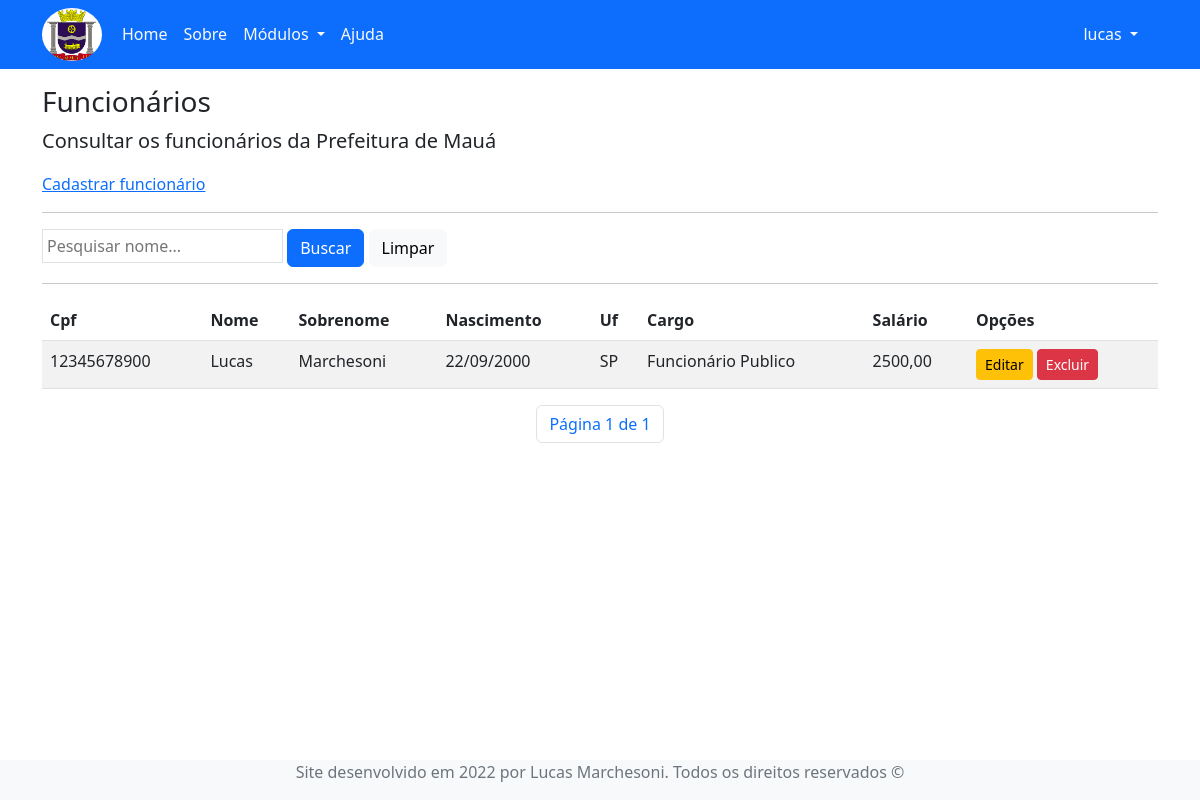
/mercurius/employers/ (signed in), run on the app's committed database.
### pages/models.py (models this page shows, shortened)
class Employer(models.Model):
  cpf = models.CharField(max_length=11)
  nome = models.CharField(max_length=255)
  sobrenome = models.CharField(max_length=255)
  data_nascimento = models.DateField(default=datetime.today)
  uf = models.CharField(choices=UF, max_length=255)
  cargo = models.CharField(choices=EMPLOYER_ROLE, max_length=255)
  salario = models.DecimalField(max_digits=10, decimal_places=2)

### pages/views.py (the view)
# urls.py: path('employers/', EmployersList.as_view(), name='employers'),
class EmployersList(LoginRequiredMixin, ListView):
  login_url = reverse_lazy('login')
  model = Employer
  template_name = 'pages/employers.html'
  paginate_by = 10
  def get_queryset(self):
    txt_name = self.request.GET.get('nome')
    if txt_name:
      employers = Employer.objects.filter(nome__icontains=txt_name)
    else:
      employers = Employer.objects.all()
    return employers

### pages/templates/pages/employers.html (shortened to what this page needs)
{% extends 'pages/model.html' %}
{% load static %}
{% block content %}
  <h3>Funcionários</h3>
  <p class="lead">Consultar os funcionários da Prefeitura de Mauá</p>
  <a href="{% url 'create-employer' %}">Cadastrar funcionário</a>
  <hr>
  <form action="" method="GET">
    <input type="text" name="nome" id="" value="{{ request.GET.nome }}" class="p-1 border" autocomplete="off" placeholder="Pesquisar nome...">
    <button class="btn btn-primary" type="submit">Buscar</button>
    <a class="btn btn-light" href="{% url 'employers' %}">Limpar</a>
  </form>
  <hr>
  <table class="table table-striped">
    <thead>
      <tr>
        <th>Cpf</th>
        <th>Nome</th>
        <th>Sobrenome</th>
        <th>Nascimento</th>
        <th>Uf</th>
        <th>Cargo</th>
        <th>Salário</th>
        <th>Opções</th>
      </tr>
    </thead>
    <tbody>
      {% for field in object_list %}
        <tr>
          <td>{{field.cpf}}</td>
          <td>{{field.nome}}</td>
          <td>{{field.sobrenome}}</td>
          <td>{{field.data_nascimento|date:"d/m/Y"}}</td>
          <td>{{field.uf}}</td>
          <td>{{field.cargo}}</td>
          <td>{{field.salario}}</td>
          <td>
            <a class="btn btn-warning btn-sm" href="{% url 'update-employer' field.pk %}">Editar</a>
            <a class="btn btn-danger btn-sm" href="{% url 'delete-employer' field.pk %}">Excluir</a>
          </td>
        </tr>
        {% empty%}
        <tr>
          <td colspan="3">Nenhum campo registrado</td>
        </tr>
      {% endfor %}
    </tbody>
  </table>
  <ul class="pagination justify-content-center">
    <li class="page-item">
      <span class="page-link">Página {{ page_obj.number }} de {{ page_obj.paginator.num_pages }}</span>
    </li>
  </ul>
{% endblock %}

### pages/templates/pages/model.html (shortened to what this page needs)
{% load static %}
<!DOCTYPE html>
<html lang="pt-BR">
<head>
  <link rel="stylesheet" href="{% static 'css/bootstrap.min.css' %}">
</head>
<body>
  <div class="bg-primary">
    <header class="container">
        {% block menu %}
        <nav class="navbar navbar-expand-lg">
          <a href="{% url 'index' %}">
            <img src="{% static 'img/maua-logo.png' %}" alt="logo" width="60" class="rounded-circle">
          </a>
          <div class="container-fluid">
            <div class="collapse navbar-collapse" id="navbarNavDropdown">
              <ul class="navbar-nav">
                <li class="nav-item">
                  <a class="nav-link text-light" href="{% url 'index' %}">Home</a>
                </li>
                <li class="nav-item">
                  <a class="nav-link text-light" href="{% url 'about' %}">Sobre</a>
                </li>
                {% if request.user.is_authenticated %}
                <li class="nav-item dropdown">
                  <a class="nav-link text-light dropdown-toggle" href="#" role="button" data-bs-toggle="dropdown" aria-expanded="false">
                    Módulos
                  </a>
                </li>
                {% endif %}
                <li class="nav-item">
                  <a class="nav-link text-light" href="{% url 'index' %}">Ajuda</a>
                </li>
              </ul>
            </div>
            {% if request.user.is_authenticated %}
            <div>
              <div class="collapse navbar-collapse" id="navbarNavDropdown">
                <ul class="navbar-nav">
                  <li class="nav-item dropdown">
                    <a class="nav-link text-light dropdown-toggle" href="#" role="button" data-bs-toggle="dropdown" aria-expanded="false">
                      {{ request.user }}
                    </a>
                  </li>
                </ul>
              </div>
            </div>
            {% endif %}
          </div>
        </nav>
        {% endblock %}
      </header>
    </div>
    <div class="container mt-3 mb-3">
      {% block content %}{% endblock %}
    </div>
    <div class="bg-light fixed-bottom">
      <footer class="container">
        {% block footer %}
          <p class="text-secondary text-center">Site desenvolvido em 2022 por Lucas Marchesoni. Todos os direitos reservados &copy;</p>
        {% endblock %}
      </footer>
    </div>
</body>
</html>

### data on the page
Employer: cpf "12345678900", nome "Lucas", sobrenome "Marchesoni", data_nascimento "22/09/2000", uf "SP", cargo "Funcionário Publico", salario "2500,00"

### other printed values
{{ request.user }} "lucas"
{{ page_obj.number }} "1"
{{ page_obj.paginator.num_pages }} "1"
